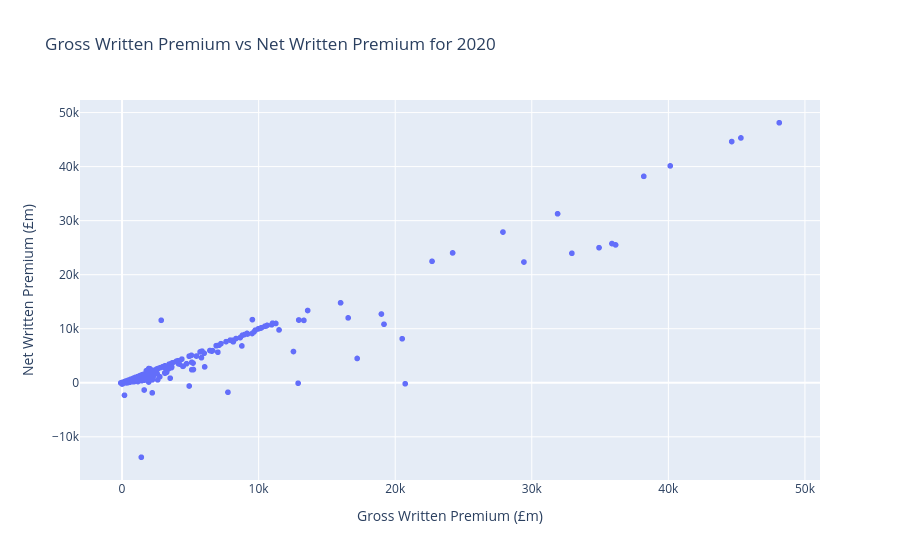

Source (notebook cell):
### Code cell
fig_gwp_vs_nwp.show()

### Figure 1 — Plotly figure (JSON) as saved in the notebook; plotly's stock layout.template omitted (floating-point values rounded to 4 significant figures; data arrays with more than 128 entries replaced by an {"elided": "..."} marker saying what was removed)
{"data": [{"customdata": {"elided": "1625x1 str values"}, "hovertemplate": "Gross Written Premium (£m)=%{x}<br>Net Written Premium (£m)=%{y}<br>Firm=%{customdata[0]}<extra></extra>", "legendgroup": "", "marker": {"color": "#636efa", "symbol": "circle"}, "mode": "markers", "name": "", "showlegend": false, "type": "scattergl", "x": {"elided": "1625 float values"}, "xaxis": "x", "y": {"elided": "1625 float values"}, "yaxis": "y"}], "layout": {"legend": {"tracegroupgap": 0}, "title": {"text": "Gross Written Premium vs Net Written Premium for 2020"}, "xaxis": {"anchor": "y", "domain": [0, 1], "title": {"text": "Gross Written Premium (£m)"}}, "yaxis": {"anchor": "x", "domain": [0, 1], "title": {"text": "Net Written Premium (£m)"}}}}
